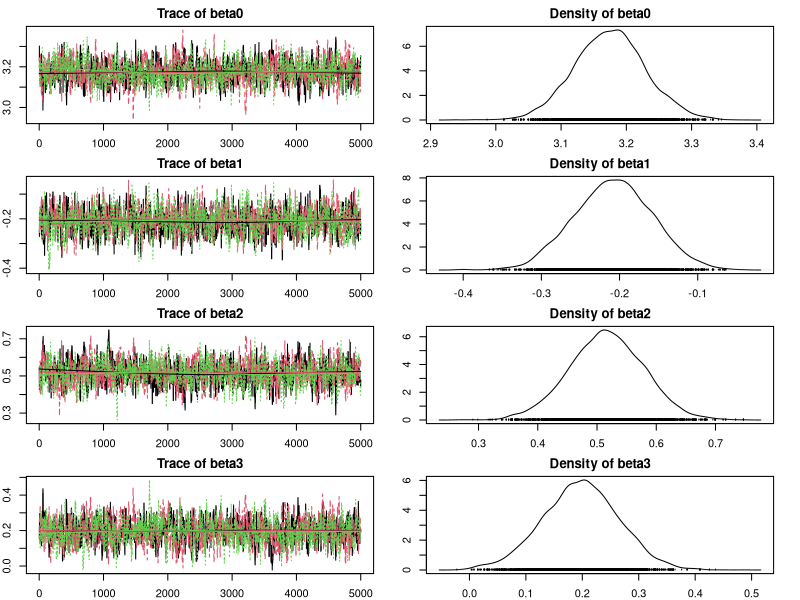
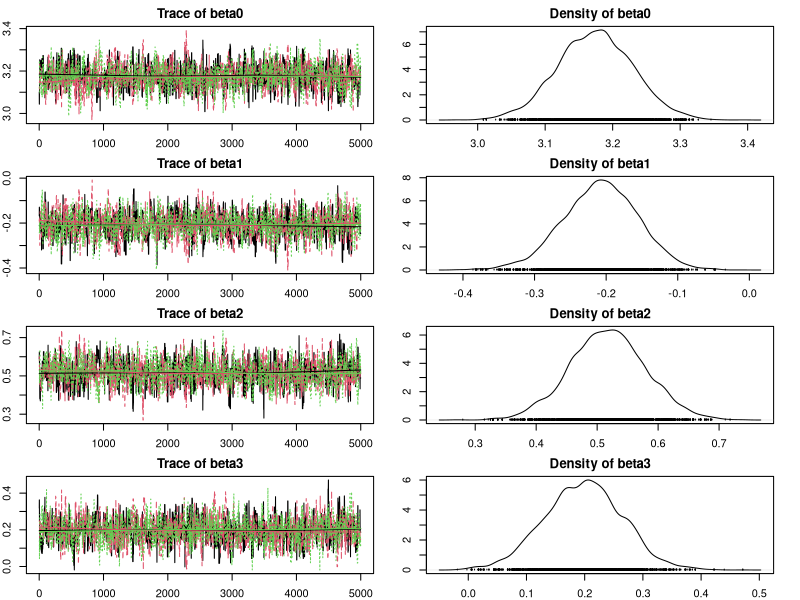
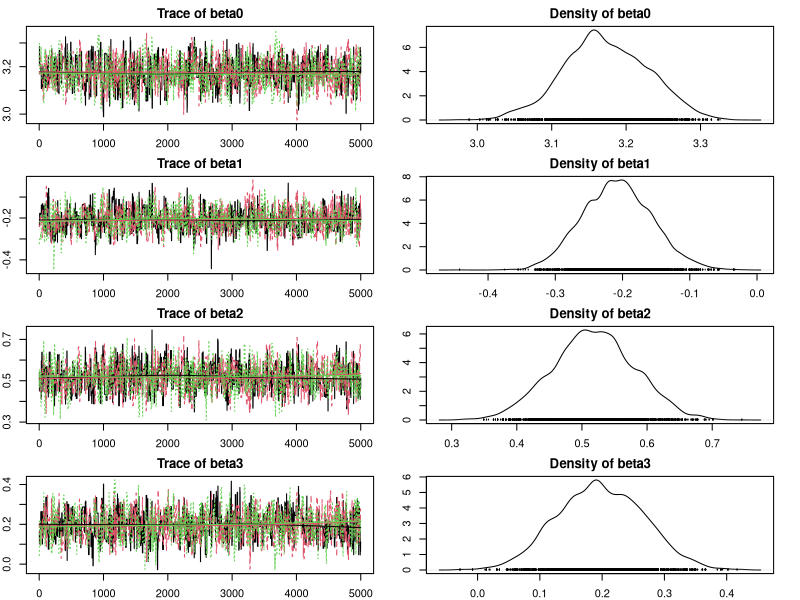

These figures' R source, in order:
## ---- chunk 1
knitr::opts_chunk$set(echo = TRUE)
## ---- chunk 2
set.seed(695281)  #Please change random seed to your student id number.
## ---- chunk 3
# read data
WOOL <- read.csv("Warpbreaks.csv")
## ---- chunk 4
# model poisson regression 
mod<-glm(breaks~ ., WOOL, family = poisson(link = "log"))
summary(mod)
vcov(mod)
confint(mod,level=0.995)
## ---- chunk 5
# Extracting the design matrix
X <- model.matrix(mod)
# betaest<-modest$coef
sigma  <-vcov(mod)
y <- WOOL$breaks
p <-dim(X)[2]   #number of parameters
## ---- chunk 6
#Part one: function for performing Metropolis sampling for poisson regression normal random walk.
#Inputs:
#y: vector of responses
#n: vector (or scalar) of trial sizes. 
#X: predictor matrix including intercept.
#c: rescaling for variance-covariance matrix, scalar J(lambda*|lambda(t-1)) = N(lambda(t-1), c^2*Sigma)
#Sigma is variance covariance matrix for parameters in J()
#iter: number of iterations
#burnin: number of initial iterations to throw out.
Metropolis.fn<-function(y,X,c,Sigma,iter,burnin){ 
p <-dim(X)[2]   #number of parameters
library(mvtnorm)
beta0<-rnorm(p) #initial values.
beta.sim<-matrix(0,iter,p) #matrix to store iterations
beta.sim[1,]<-beta0   
for(i in 1:(iter-1)){
beta.cand <-rmvnorm(1,mean=beta.sim[i,],sigma=c^2*Sigma) #draw candidate (jointly)
beta.cand <-as.numeric(beta.cand)  
xbc        <-X%*%beta.cand      
lambda.c        <-exp(xbc)   #Calculating probability of success for candidates.
xb         <-X%*%beta.sim[i,]
lambda.b        <-exp(xb)     #Calculating probability of success for lambda(t-1). 
#difference of log joint distributions.
r<-sum( dpois(y,lambda.c,log=TRUE)-dpois(y,lambda.b ,log=TRUE) )
#Draw an indicator whether to accept/reject candidate
ind<-rbinom(1,1,exp( min(c(r,0)) ) )
beta.sim[i+1,]<- ind*beta.cand + (1-ind)*beta.sim[i,]
}

#Removing the iterations in burnin phase
results<-data.frame(beta.sim[-c(1:burnin),])
names(results)<-c('beta0','beta1','beta2','beta3') #column names
return(results)
}
## ---- chunk 7
library(coda)
## ---- chunk 8
# c =1.6/sqrt(p)
par(mar=c(2,2,2,2))
results16_1 <- Metropolis.fn(y,X,c=1.6/sqrt(p),Sigma = sigma,iter=10000,burnin =5000)
results16_2 <- Metropolis.fn(y,X,c=1.6/sqrt(p),Sigma = sigma,iter=10000,burnin =5000)
results16_3 <- Metropolis.fn(y,X,c=1.6/sqrt(p),Sigma = sigma,iter=10000,burnin =5000)
c16_1 <- mcmc(results16_1[c('beta0','beta1','beta2','beta3')])
c16_2 <- mcmc(results16_2[c('beta0','beta1','beta2','beta3')])
c16_3 <- mcmc(results16_3[c('beta0','beta1','beta2','beta3')])
c16 <- mcmc.list(c16_1,c16_2,c16_3)
plot(c16)
# Acceptance Rate 
1 - rejectionRate(c16)
# Gelman and Rubin diagnostic
gelman.diag(c16)[[1]]
# Effective sample size
effectiveSize(c16)
## ---- chunk 9
# c = 2.4/sqrt(p)
par(mar=c(2,2,2,2))
results24_1 <- Metropolis.fn(y,X,c=2.4/sqrt(p),Sigma = sigma,iter=10000,burnin =5000)
results24_2 <- Metropolis.fn(y,X,c=2.4/sqrt(p),Sigma = sigma,iter=10000,burnin =5000)
results24_3 <- Metropolis.fn(y,X,c=2.4/sqrt(p),Sigma = sigma,iter=10000,burnin =5000)
c24_1 <- mcmc(results24_1[c('beta0','beta1','beta2','beta3')])
c24_2 <- mcmc(results24_2[c('beta0','beta1','beta2','beta3')])
c24_3 <- mcmc(results24_3[c('beta0','beta1','beta2','beta3')])
c24 <- mcmc.list(c24_1,c24_2,c24_3)
plot(c24)
# Acceptance Rate 
1 - rejectionRate(c24)
# Gelman and Rubin diagnostic
gelman.diag(c24)[[1]]
# Effective sample size
effectiveSize(c24)
## ---- chunk 10
# c = 3.2/sqrt(p)
par(mar=c(2,2,2,2))
results32_1 <- Metropolis.fn(y,X,c=3.2/sqrt(p),Sigma = sigma,iter=10000,burnin =5000)
results32_2 <- Metropolis.fn(y,X,c=3.2/sqrt(p),Sigma = sigma,iter=10000,burnin =5000)
results32_3 <- Metropolis.fn(y,X,c=3.2/sqrt(p),Sigma = sigma,iter=10000,burnin =5000)
c32_1 <- mcmc(results32_1[c('beta0','beta1','beta2','beta3')])
c32_2 <- mcmc(results32_2[c('beta0','beta1','beta2','beta3')])
c32_3 <- mcmc(results32_3[c('beta0','beta1','beta2','beta3')])
c32 <- mcmc.list(c32_1,c32_2,c32_3)
plot(c32)
# Acceptance Rate 
1 - rejectionRate(c32)
# Gelman and Rubin diagnostic
gelman.diag(c32)[[1]]
# Effective sample size
effectiveSize(c32)
## ---- chunk 11
# comments 
AcceptanceRate <- c(1 - rejectionRate(c16),1 - rejectionRate(c24),1 - rejectionRate(c32))
EffectiveSampleSize <- c(effectiveSize(c16),effectiveSize(c24),effectiveSize(c32))
rown <- c("c=1.6 beta0","c=1.6 beta1","c=1.6 beta2","c=1.6 beta3",
          "c=2.4 beta0","c=2.4 beta1","c=2.4 beta2","c=2.4 beta3",
          "c=3.2 beta0","c=3.2 beta1","c=3.2 beta2","c=3.2 beta3")
summarychain <- data.frame(AcceptanceRate,EffectiveSampleSize,row.names = rown)
summarychain


## ---- chunk 12
p <- dim(X)[2]
0.3/p
## ---- chunk 13
mean(effectiveSize(c24)/(4*5000))
## ---- chunk 14
1 - rejectionRate(c24)[[1]]
